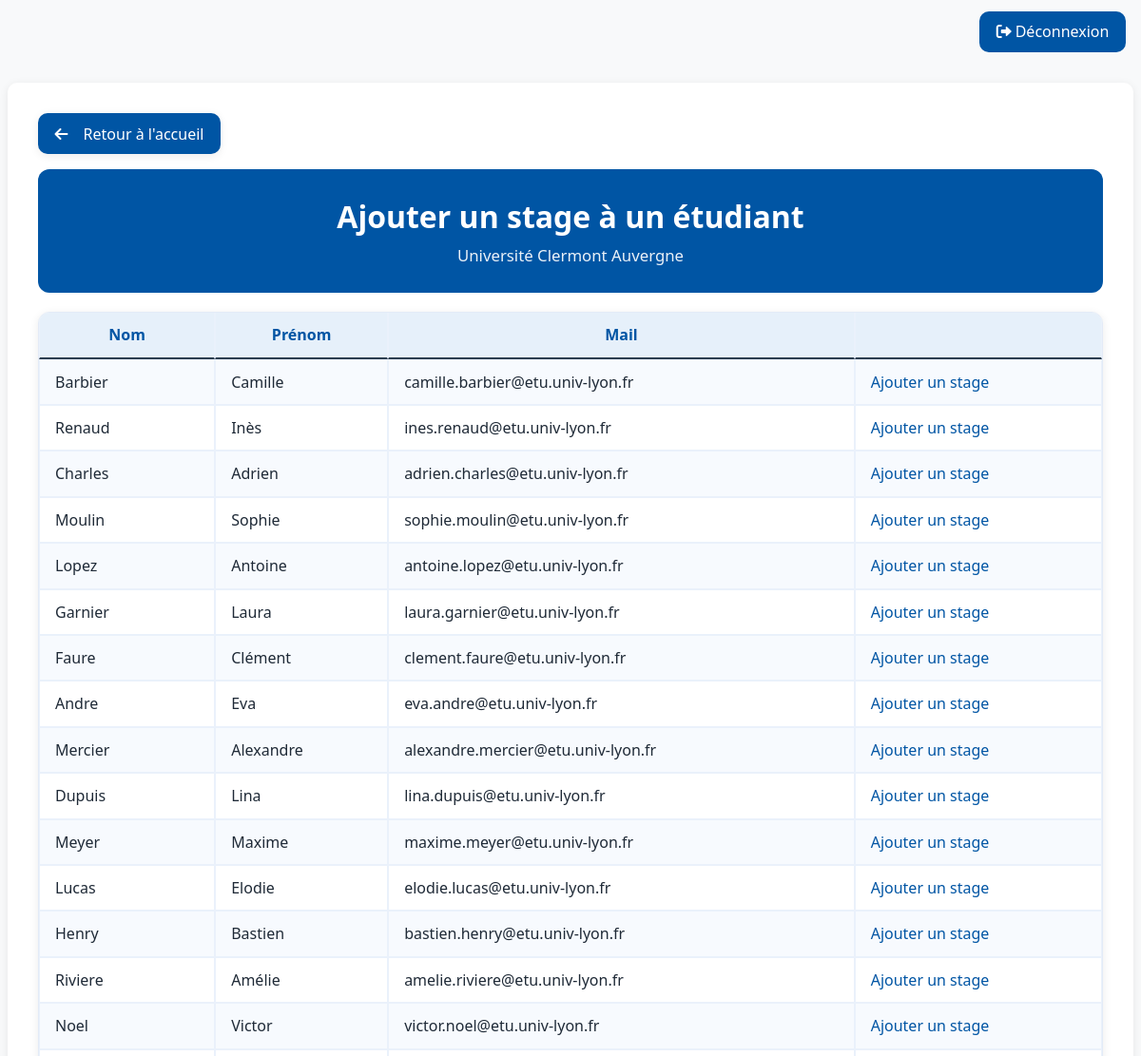
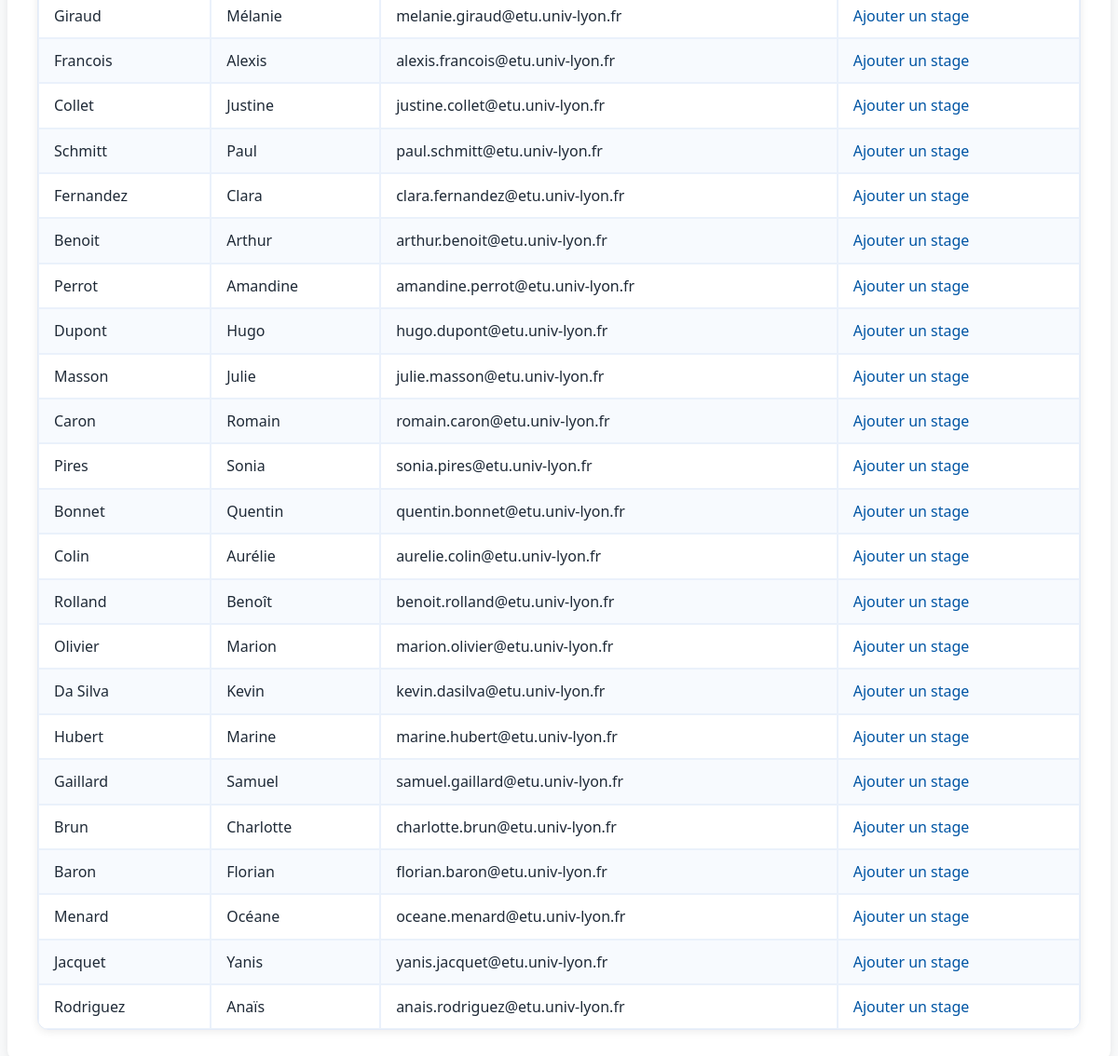
Page /soutenances/index.php?action=listStage (signed in) on the committed database (2 pictures, top to bottom).
### tables this page shows
CREATE TABLE `etudiantsbut2ou3` (
  `IdEtudiant` smallint(6) NOT NULL,
  `nom` varchar(50) NOT NULL,
  `prenom` varchar(50) NOT NULL,
  `mail` varchar(80) NOT NULL,
  `empreinte` varchar(256) NOT NULL
);

### soutenances/models/Etudiant.php (called while the page is built, shortened)
<?php
    function getAllEtudiantsWithoutStage($pdo) {
    $anneeDebut = (date("m") <= 8) ? date("Y") - 1 : date("Y");
    $stmt = $pdo->prepare("
        SELECT * FROM etudiantsbut2ou3
        WHERE IdEtudiant NOT IN (
            SELECT IdEtudiant FROM anneestage WHERE anneeDebut = ?
        )
    ");
    $stmt->execute([$anneeDebut]);
    return $stmt->fetchAll(PDO::FETCH_ASSOC);
}
?>

### soutenances/views/Stage/list.php (the view, shortened to what this page needs)
<!DOCTYPE html>
<html lang="fr">
<head>
    <link rel="stylesheet" href="assets/style/style.css">
    <link rel="stylesheet" href="https://cdnjs.cloudflare.com/ajax/libs/font-awesome/6.0.0/css/all.min.css">
</head>
<body>
    <?php if (isset($_SESSION['user_info'])): ?>
    <div class="topbar">
        <a href="index.php?action=logout" class="btn btn-uca"><i class="fas fa-sign-out-alt me-1"></i>Déconnexion</a>
    </div>
    <?php endif; ?>
    <div class="container-main">
        <div class="page-actions">
            <a class="btn-back" href="index.php?action=accueil">Retour à l'accueil</a>
        </div>
        <div class="page-header">
            <h1>Ajouter un stage à un étudiant</h1>
            <p class="subtitle">Université Clermont Auvergne</p>
        </div>
        <div class="table-card">
            <div class="table-responsive">
    <table class="table table-striped table-bordered align-middle mb-0">
        <thead>
            <tr>
                <th>Nom</th>
                <th>Prénom</th>
                <th>Mail</th>
                <th></th>
            </tr>
        </thead>
        <tbody>
            <?php foreach ($etudiants as $etudiant): ?>
            <tr>
                <td><?= htmlspecialchars($etudiant['nom']) ?></td>
                <td><?= htmlspecialchars($etudiant['prenom']) ?></td>
                <td><?= htmlspecialchars($etudiant['mail']) ?></td>
                <td>
                    <a href="index.php?action=addStage&idEtudiant=<?= $etudiant['IdEtudiant'] ?>">Ajouter un stage</a>
                </td>
            </tr>
            <?php endforeach; ?>
        </tbody>
    </table>
            </div>
        </div>
    </div>
</body>
</html>

### soutenances/assets/style/style.css (style rules this page uses)
:root { --uca-blue:#0055a4; --uca-light-blue:#e6f0fa; --uca-dark-blue:#003366; --uca-bg:#f8f9fa; --uca-text:#1f2a37; --card-shadow:0 2px 10px rgba(0,0,0,.08); --uca-field-width: 720px; }
html,body { height:100%; }
body { background:var(--uca-bg); color:var(--uca-text); font-family:'Segoe UI', Tahoma, Geneva, Verdana, sans-serif; line-height:1.4; }
.container-main { background:#fff; border-radius:10px; box-shadow:var(--card-shadow); padding:2rem; margin:2rem auto; max-width:1200px; }
.page-header { background: var(--uca-blue); color:#fff; padding:1.75rem; border-radius:12px; margin-bottom:1.25rem; text-align:center; }
.page-header h1,.page-header h2,.page-header h3 { color:#fff; margin:0 0 .35rem; font-weight:700; }
.page-header .subtitle { color: rgba(255,255,255,.92); margin:0; font-size:1.05rem; }
.btn-uca { background:var(--uca-blue); border:none; color:#fff; padding:.65rem 1.1rem; border-radius:10px; font-weight:400; transition:all .2s ease; text-decoration:none; }
.table thead th { border-top:none; font-weight:600; color:var(--uca-blue); background-color: var(--uca-light-blue); border-bottom: 2px solid #2c3e50; }
.table-striped tbody tr:nth-of-type(odd) { background-color:#f7fafe; }
h1, h2, h3 { color: var(--uca-blue); font-weight: 600; }
a { color: var(--uca-blue); text-decoration: none; }
.topbar { max-width:1200px; margin:12px auto 0; padding:0 8px; display:flex; align-items:center; justify-content:space-between; }
.page-actions { display:flex; align-items:center; justify-content:flex-start; gap:.75rem; margin:0 0 1rem; }
.btn-back { display:inline-flex; align-items:center; gap:.5rem; background:var(--uca-blue); color:#fff; border:none; border-radius:10px; padding:.65rem 1.1rem; font-weight:700; text-decoration:none; box-shadow: var(--card-shadow); }
.btn-back { font-weight:400; }
.btn-back::before { font-family: "Font Awesome 6 Free"; font-weight: 900; content: "\f060"; margin-right: .5rem; }
.table { width:100%; border-collapse: separate; border-spacing:0; }
.table td, .table th { padding:.75rem 1rem; vertical-align: middle; }
.table-bordered th, .table-bordered td { border:1px solid #eaf1fb; }
.table-card { background:#fff; border:1px solid #e3ebf7; border-radius:12px; box-shadow: var(--card-shadow); overflow:hidden; }
.table-card .table { margin-bottom:0; }
.table-card .table-bordered { border:0; border-radius:0; }
.me-1 { margin-right:.25rem; }

### rows in the picture
etudiantsbut2ou3: nom "Barbier", prenom "Camille", mail "camille.barbier@etu.univ-lyon.fr"
etudiantsbut2ou3: nom "Renaud", prenom "Inès", mail "ines.renaud@etu.univ-lyon.fr"
etudiantsbut2ou3: nom "Charles", prenom "Adrien", mail "adrien.charles@etu.univ-lyon.fr"
etudiantsbut2ou3: nom "Moulin", prenom "Sophie", mail "sophie.moulin@etu.univ-lyon.fr"
etudiantsbut2ou3: nom "Lopez", prenom "Antoine", mail "antoine.lopez@etu.univ-lyon.fr"
etudiantsbut2ou3: nom "Garnier", prenom "Laura", mail "laura.garnier@etu.univ-lyon.fr"
etudiantsbut2ou3: nom "Faure", prenom "Clément", mail "clement.faure@etu.univ-lyon.fr"
etudiantsbut2ou3: nom "Andre", prenom "Eva", mail "eva.andre@etu.univ-lyon.fr"
etudiantsbut2ou3: nom "Mercier", prenom "Alexandre", mail "alexandre.mercier@etu.univ-lyon.fr"
etudiantsbut2ou3: nom "Dupuis", prenom "Lina", mail "lina.dupuis@etu.univ-lyon.fr"
etudiantsbut2ou3: nom "Meyer", prenom "Maxime", mail "maxime.meyer@etu.univ-lyon.fr"
etudiantsbut2ou3: nom "Lucas", prenom "Elodie", mail "elodie.lucas@etu.univ-lyon.fr"
etudiantsbut2ou3: nom "Henry", prenom "Bastien", mail "bastien.henry@etu.univ-lyon.fr"
etudiantsbut2ou3: nom "Riviere", prenom "Amélie", mail "amelie.riviere@etu.univ-lyon.fr"
etudiantsbut2ou3: nom "Noel", prenom "Victor", mail "victor.noel@etu.univ-lyon.fr"
etudiantsbut2ou3: nom "Giraud", prenom "Mélanie", mail "melanie.giraud@etu.univ-lyon.fr"
etudiantsbut2ou3: nom "Francois", prenom "Alexis", mail "alexis.francois@etu.univ-lyon.fr"
etudiantsbut2ou3: nom "Collet", prenom "Justine", mail "justine.collet@etu.univ-lyon.fr"
etudiantsbut2ou3: nom "Schmitt", prenom "Paul", mail "paul.schmitt@etu.univ-lyon.fr"
etudiantsbut2ou3: nom "Fernandez", prenom "Clara", mail "clara.fernandez@etu.univ-lyon.fr"
etudiantsbut2ou3: nom "Benoit", prenom "Arthur", mail "arthur.benoit@etu.univ-lyon.fr"
etudiantsbut2ou3: nom "Perrot", prenom "Amandine", mail "amandine.perrot@etu.univ-lyon.fr"
etudiantsbut2ou3: nom "Dupont", prenom "Hugo", mail "hugo.dupont@etu.univ-lyon.fr"
etudiantsbut2ou3: nom "Masson", prenom "Julie", mail "julie.masson@etu.univ-lyon.fr"
etudiantsbut2ou3: nom "Caron", prenom "Romain", mail "romain.caron@etu.univ-lyon.fr"
etudiantsbut2ou3: nom "Pires", prenom "Sonia", mail "sonia.pires@etu.univ-lyon.fr"
etudiantsbut2ou3: nom "Bonnet", prenom "Quentin", mail "quentin.bonnet@etu.univ-lyon.fr"
etudiantsbut2ou3: nom "Colin", prenom "Aurélie", mail "aurelie.colin@etu.univ-lyon.fr"
etudiantsbut2ou3: nom "Rolland", prenom "Benoît", mail "benoit.rolland@etu.univ-lyon.fr"
etudiantsbut2ou3: nom "Olivier", prenom "Marion", mail "marion.olivier@etu.univ-lyon.fr"
etudiantsbut2ou3: nom "Da Silva", prenom "Kevin", mail "kevin.dasilva@etu.univ-lyon.fr"
etudiantsbut2ou3: nom "Hubert", prenom "Marine", mail "marine.hubert@etu.univ-lyon.fr"
etudiantsbut2ou3: nom "Gaillard", prenom "Samuel", mail "samuel.gaillard@etu.univ-lyon.fr"
etudiantsbut2ou3: nom "Brun", prenom "Charlotte", mail "charlotte.brun@etu.univ-lyon.fr"
etudiantsbut2ou3: nom "Baron", prenom "Florian", mail "florian.baron@etu.univ-lyon.fr"
etudiantsbut2ou3: nom "Menard", prenom "Océane", mail "oceane.menard@etu.univ-lyon.fr"
etudiantsbut2ou3: nom "Jacquet", prenom "Yanis", mail "yanis.jacquet@etu.univ-lyon.fr"
etudiantsbut2ou3: nom "Rodriguez", prenom "Anaïs", mail "anais.rodriguez@etu.univ-lyon.fr"
